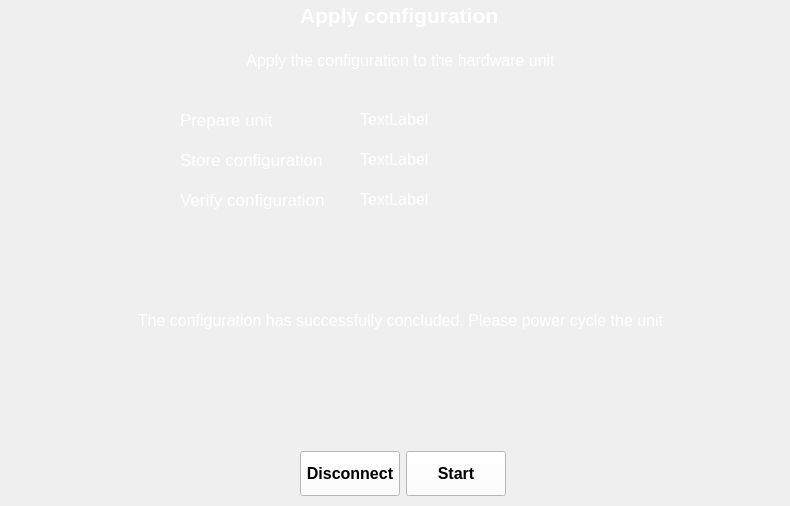
    <widget class="QWidget" name="pageApplyConfig">
     <widget class="QLabel" name="lbApplyConfig_Heading">
      <property name="geometry">
       <rect>
        <x>300</x>
        <y>0</y>
        <width>221</width>
        <height>31</height>
       </rect>
      </property>
      <property name="font">
       <font>
        <pointsize>16</pointsize>
        <weight>75</weight>
        <bold>true</bold>
       </font>
      </property>
      <property name="styleSheet">
       <string notr="true">color: rgb(255, 255, 255);</string>
      </property>
      <property name="text">
       <string>Apply configuration</string>
      </property>
     </widget>
     <widget class="QLabel" name="lbApplyConfig_Heading2">
      <property name="geometry">
       <rect>
        <x>20</x>
        <y>50</y>
        <width>761</width>
        <height>21</height>
       </rect>
      </property>
      <property name="font">
       <font>
        <pointsize>12</pointsize>
       </font>
      </property>
      <property name="styleSheet">
       <string notr="true">color: rgb(255, 255, 255);</string>
      </property>
      <property name="text">
       <string>Apply the configuration to the hardware unit</string>
      </property>
      <property name="alignment">
       <set>Qt::AlignCenter</set>
      </property>
     </widget>
     <widget class="QLabel" name="label_43">
      <property name="geometry">
       <rect>
        <x>180</x>
        <y>110</y>
        <width>111</width>
        <height>20</height>
       </rect>
      </property>
      <property name="font">
       <font>
        <pointsize>13</pointsize>
       </font>
      </property>
      <property name="styleSheet">
       <string notr="true">color: rgb(255, 255, 255);</string>
      </property>
      <property name="text">
       <string>Prepare unit</string>
      </property>
     </widget>
     <widget class="QLabel" name="label_44">
      <property name="geometry">
       <rect>
        <x>180</x>
        <y>150</y>
        <width>161</width>
        <height>20</height>
       </rect>
      </property>
      <property name="font">
       <font>
        <pointsize>13</pointsize>
       </font>
      </property>
      <property name="styleSheet">
       <string notr="true">color: rgb(255, 255, 255);</string>
      </property>
      <property name="text">
       <string>Store configuration</string>
      </property>
     </widget>
     <widget class="QLabel" name="lbApplyConfig_Prepare">
      <property name="geometry">
       <rect>
        <x>360</x>
        <y>110</y>
        <width>271</width>
        <height>18</height>
       </rect>
      </property>
      <property name="font">
       <font>
        <pointsize>12</pointsize>
       </font>
      </property>
      <property name="styleSheet">
       <string notr="true">color: rgb(255, 255, 255);</string>
      </property>
      <property name="text">
       <string>TextLabel</string>
      </property>
     </widget>
     <widget class="QLabel" name="lbApplyConfig_Store">
      <property name="geometry">
       <rect>
        <x>360</x>
        <y>150</y>
        <width>271</width>
        <height>18</height>
       </rect>
      </property>
      <property name="font">
       <font>
        <pointsize>12</pointsize>
       </font>
      </property>
      <property name="styleSheet">
       <string notr="true">color: rgb(255, 255, 255);</string>
      </property>
      <property name="text">
       <string>TextLabel</string>
      </property>
     </widget>
     <widget class="QLabel" name="label_45">
      <property name="geometry">
       <rect>
        <x>180</x>
        <y>190</y>
        <width>161</width>
        <height>20</height>
       </rect>
      </property>
      <property name="font">
       <font>
        <pointsize>13</pointsize>
       </font>
      </property>
      <property name="styleSheet">
       <string notr="true">color: rgb(255, 255, 255);</string>
      </property>
      <property name="text">
       <string>Verify configuration</string>
      </property>
     </widget>
     <widget class="QLabel" name="lbApplyConfig_Verify">
      <property name="geometry">
       <rect>
        <x>360</x>
        <y>190</y>
        <width>271</width>
        <height>18</height>
       </rect>
      </property>
      <property name="font">
       <font>
        <pointsize>12</pointsize>
       </font>
      </property>
      <property name="styleSheet">
       <string notr="true">color: rgb(255, 255, 255);</string>
      </property>
      <property name="text">
       <string>TextLabel</string>
      </property>
     </widget>
     <widget class="QLabel" name="lbApplyConfig_Result">
      <property name="geometry">
       <rect>
        <x>20</x>
        <y>310</y>
        <width>761</width>
        <height>21</height>
       </rect>
      </property>
      <property name="font">
       <font>
        <pointsize>12</pointsize>
       </font>
      </property>
      <property name="styleSheet">
       <string notr="true">color: rgb(255, 255, 255);</string>
      </property>
      <property name="text">
       <string>The configuration has successfully concluded. Please power cycle the unit</string>
      </property>
      <property name="alignment">
       <set>Qt::AlignCenter</set>
      </property>
     </widget>
     <widget class="QWidget" name="horizontalLayoutWidget_3">
      <property name="geometry">
       <rect>
        <x>300</x>
        <y>450</y>
        <width>208</width>
        <height>47</height>
       </rect>
      </property>
      <layout class="QHBoxLayout" name="horizontalLayout_3">
       <item>
        <widget class="QPushButton" name="btApplyConfig_Disconnect">
         <property name="minimumSize">
          <size>
           <width>100</width>
           <height>45</height>
          </size>
         </property>
         <property name="maximumSize">
          <size>
           <width>100</width>
           <height>45</height>
          </size>
         </property>
         <property name="font">
          <font>
           <pointsize>12</pointsize>
           <weight>75</weight>
           <bold>true</bold>
          </font>
         </property>
         <property name="styleSheet">
          <string notr="true">background-color: rgba(255, 255, 255, 255);</string>
         </property>
         <property name="text">
          <string>Disconnect</string>
         </property>
        </widget>
       </item>
       <item>
        <widget class="QPushButton" name="btApplyConfig_Start">
         <property name="minimumSize">
          <size>
           <width>100</width>
           <height>45</height>
          </size>
         </property>
         <property name="maximumSize">
          <size>
           <width>100</width>
           <height>45</height>
          </size>
         </property>
         <property name="font">
          <font>
           <pointsize>12</pointsize>
           <weight>75</weight>
           <bold>true</bold>
          </font>
         </property>
         <property name="styleSheet">
          <string notr="true">background-color: rgba(255, 255, 255, 255);</string>
         </property>
         <property name="text">
          <string>Start</string>
         </property>
        </widget>
       </item>
      </layout>
     </widget>
    </widget>
